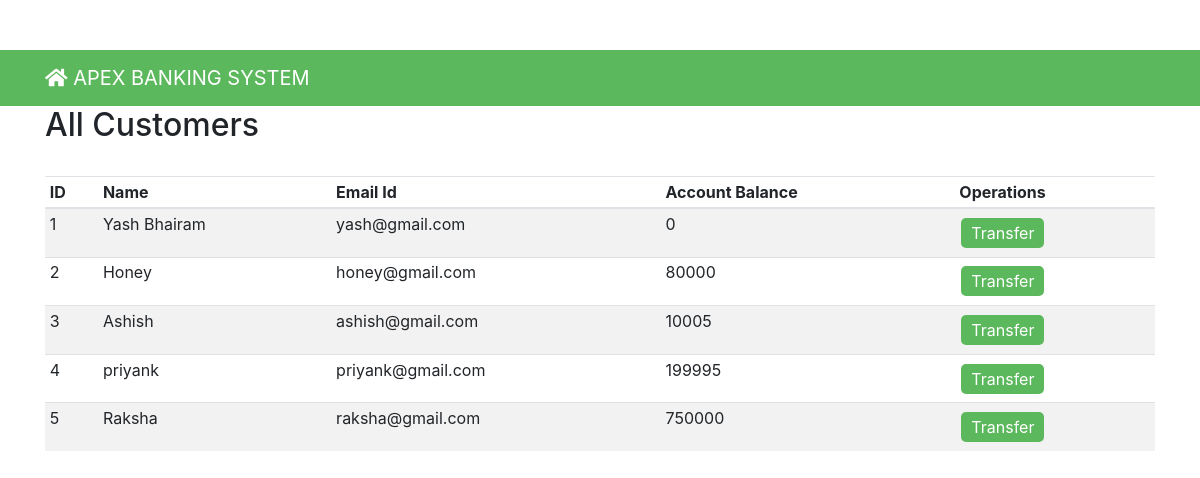
The page /users.php on the database its author committed.
### tables this page shows
CREATE TABLE `users` (
  `id` int(11) NOT NULL,
  `name` varchar(255) NOT NULL,
  `email` varchar(255) NOT NULL,
  `credits` int(255) NOT NULL
);

### users.php (the view, shortened to what this page needs)
<html lang="en">
    <head>
        <link href="css/bootstrap.css" rel="stylesheet">
        <link href="css/style.css" rel="stylesheet">
        <link rel="stylesheet" href="https://cdnjs.cloudflare.com/ajax/libs/font-awesome/5.15.3/css/all.min.css" />
        <link rel="stylesheet" href="https://stackpath.bootstrapcdn.com/bootstrap/4.3.1/css/bootstrap.min.css">
    </head>
    <body style="padding-top: 50px;">
        <?php
        require 'config.php';
        $query = "SELECT * FROM users";
        $result = mysqli_query($conn,$query);
        ?>
        <div class="navbar navbar-inverse navbar-fixed-top" style="background-color:#5cb85c;">
            <div class="container">
                    <a class="navbar-brand" href="index.php" style="text-decoration:none;color:white;font-weight:"><i class="fas fa-home"></i> APEX BANKING SYSTEM</a>
                </div>
            </div>
        <div class="container ">
        <h2>All Customers</h2>
        <br>
            <div class="row">
                <div class="col">
                    <div class="table-responsive-sm">
                    <table class="table roundedCorners tabletext table-hover table-sm table-striped table-condensed">
                        <thead>
                            <tr>
                            <th scope="col">ID</th>
                            <th scope="col">Name</th>
                            <th scope="col">Email Id</th>
                            <th scope="col">Account Balance</th>
                            <th scope="col">Operations</th>
                            </tr>
                        </thead>
                        <tbody>
                <?php
                    while($rows=mysqli_fetch_array($result)){
                ?>
                    <tr>
                        <td><?php echo $rows['id'] ?></td>
                        <td><?php echo $rows['name']?></td>
                        <td><?php echo $rows['email']?></td>
                        <td><?php echo $rows['credits']?></td>
                        <td><a href="selectedUserdetail.php?id= <?php echo $rows['id'] ;?>"> <button type="button" class="button">Transfer</button></a></td>
                    </tr>
                <?php
                    }
                ?>
                        </tbody>
                    </table>
                    </div>
                </div>
            </div>
           </div>
</body>
</html>

### style.css (style rules this page uses)
* { margin: 0; padding: 0; box-sizing: border-box; }
html,body { height: 100%; width: 100%; font-family: 'Montserrat', sans-serif; }

### users.php (style rules this page uses)
.button { background-color:#5cb85c; border: none; color: white; padding: 5px 10px; text-align: center; text-decoration: none; display: inline-block; font-size: 16px; margin: 4px 2px; border-radius: 5px; }

### rows shown on the page
users: id "1", name "Yash Bhairam", email "yash@gmail.com", credits "0"
users: id "2", name "Honey", email "honey@gmail.com", credits "80000"
users: id "3", name "Ashish", email "ashish@gmail.com", credits "10005"
users: id "4", name "priyank", email "priyank@gmail.com", credits "199995"
users: id "5", name "Raksha", email "raksha@gmail.com", credits "750000"
